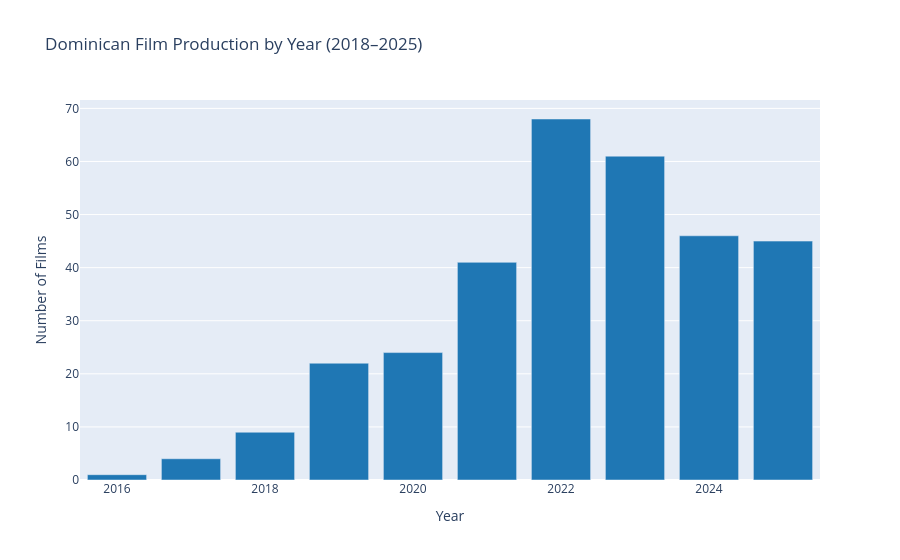

The notebook cell this image was saved under:
### Markdown cell above
## 4. Production Trends

Analyzing how Dominican film production has evolved year over year from 2018 to 2025.

### Code cell
# Movies per year
movies_per_year = df['production_year'].value_counts().sort_index()

fig = px.bar(
    x=movies_per_year.index,
    y=movies_per_year.values,
    title='Dominican Film Production by Year (2018–2025)',
    labels={'x': 'Year', 'y': 'Number of Films'},
)
fig.update_traces(marker_color='#1f77b4')
fig.update_layout(showlegend=False)
fig.show()

print(f"\nPeak year: {movies_per_year.idxmax()} ({movies_per_year.max()} films)")
print(f"Lowest year: {movies_per_year.idxmin()} ({movies_per_year.min()} films)")

### Figure 1 — Plotly figure (JSON) as saved in the notebook; plotly's stock layout.template omitted (floating-point values rounded to 4 significant figures)
{"data": [{"hovertemplate": "Year=%{x}<br>Number of Films=%{y}<extra></extra>", "legendgroup": "", "marker": {"color": "#1f77b4", "pattern": {"shape": ""}}, "name": "", "orientation": "v", "showlegend": false, "textposition": "auto", "type": "bar", "x": [2016, 2017, 2018, 2019, 2020, 2021, 2022, 2023, 2024, 2025], "xaxis": "x", "y": [1, 4, 9, 22, 24, 41, 68, 61, 46, 45], "yaxis": "y"}], "layout": {"barmode": "relative", "legend": {"tracegroupgap": 0}, "showlegend": false, "title": {"text": "Dominican Film Production by Year (2018–2025)"}, "xaxis": {"anchor": "y", "domain": [0, 1], "title": {"text": "Year"}}, "yaxis": {"anchor": "x", "domain": [0, 1], "title": {"text": "Number of Films"}}}}
